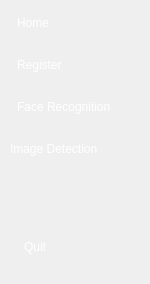
     <widget class="QWidget" name="left_bar" native="true">
      <property name="minimumSize">
       <size>
        <width>0</width>
        <height>0</height>
       </size>
      </property>
      <property name="maximumSize">
       <size>
        <width>150</width>
        <height>16777215</height>
       </size>
      </property>
      <property name="styleSheet">
       <string notr="true">background-color:&quot;#1F2940&quot;;</string>
      </property>
      <layout class="QVBoxLayout" name="verticalLayout">
       <property name="leftMargin">
        <number>5</number>
       </property>
       <property name="topMargin">
        <number>0</number>
       </property>
       <property name="rightMargin">
        <number>5</number>
       </property>
       <item alignment="Qt::AlignLeft|Qt::AlignTop">
        <widget class="QWidget" name="widget_3" native="true">
         <property name="sizePolicy">
          <sizepolicy hsizetype="Preferred" vsizetype="Expanding">
           <horstretch>0</horstretch>
           <verstretch>0</verstretch>
          </sizepolicy>
         </property>
         <layout class="QVBoxLayout" name="verticalLayout_2">
          <property name="spacing">
           <number>7</number>
          </property>
          <property name="leftMargin">
           <number>2</number>
          </property>
          <property name="topMargin">
           <number>5</number>
          </property>
          <property name="rightMargin">
           <number>2</number>
          </property>
          <property name="bottomMargin">
           <number>9</number>
          </property>
          <item>
           <widget class="QPushButton" name="home">
            <property name="minimumSize">
             <size>
              <width>0</width>
              <height>35</height>
             </size>
            </property>
            <property name="styleSheet">
             <string notr="true">QPushButton{
background-color: &quot;#2B5DFF&quot;;
border-style:none;
padding:10;
font: 75 9pt &quot;Arial&quot;;
color: rgb(255, 255, 255);
border-radius:4;
text-align:left;
}
QPushButton:hover{
background-color: rgb(42, 57, 88);
}</string>
            </property>
            <property name="text">
             <string>Home</string>
            </property>
            <property name="icon">
             <iconset>
              <normaloff>../../Untitled82_20240401042441.png</normaloff>../../Untitled82_20240401042441.png</iconset>
            </property>
           </widget>
          </item>
          <item>
           <widget class="QPushButton" name="register_3">
            <property name="minimumSize">
             <size>
              <width>0</width>
              <height>35</height>
             </size>
            </property>
            <property name="styleSheet">
             <string notr="true">QPushButton{border-style:none;
padding:10;
font: 75 9pt &quot;Arial&quot;;
color: rgb(255, 255, 255);
border-radius:5;
text-align:left;

}
QPushButton:hover{
background-color: rgb(42, 57, 88);
}</string>
            </property>
            <property name="text">
             <string>Register</string>
            </property>
            <property name="icon">
             <iconset>
              <normaloff>../../Untitled82_20240401041801.png</normaloff>../../Untitled82_20240401041801.png</iconset>
            </property>
           </widget>
          </item>
          <item>
           <widget class="QPushButton" name="face_recognition">
            <property name="minimumSize">
             <size>
              <width>0</width>
              <height>35</height>
             </size>
            </property>
            <property name="styleSheet">
             <string notr="true">QPushButton{border-style:none;
padding:10;
font: 75 9pt &quot;Arial&quot;;
color: rgb(255, 255, 255);
border-radius:5;
text-align:left;
}
QPushButton:hover{
background-color: rgb(42, 57, 88);
}</string>
            </property>
            <property name="text">
             <string>Face Recognition</string>
            </property>
            <property name="icon">
             <iconset>
              <normaloff>../../Untitled82_20240401041259.png</normaloff>../../Untitled82_20240401041259.png</iconset>
            </property>
           </widget>
          </item>
          <item>
           <widget class="QPushButton" name="about">
            <property name="minimumSize">
             <size>
              <width>0</width>
              <height>35</height>
             </size>
            </property>
            <property name="styleSheet">
             <string notr="true">QPushButton{border-style:none;
padding:3;
font: 75 9pt &quot;Arial&quot;;
color: rgb(255, 255, 255);
border-radius:5;
text-align:left;
}
QPushButton:hover{
background-color: rgb(42, 57, 88);
}</string>
            </property>
            <property name="text">
             <string>Image Detection</string>
            </property>
            <property name="icon">
             <iconset>
              <normaloff>images/info.PNG</normaloff>images/info.PNG</iconset>
            </property>
            <property name="iconSize">
             <size>
              <width>28</width>
              <height>28</height>
             </size>
            </property>
           </widget>
          </item>
         </layout>
        </widget>
       </item>
       <item>
        <spacer name="verticalSpacer">
         <property name="orientation">
          <enum>Qt::Vertical</enum>
         </property>
         <property name="sizeHint" stdset="0">
          <size>
           <width>20</width>
           <height>40</height>
          </size>
         </property>
        </spacer>
       </item>
       <item alignment="Qt::AlignBottom">
        <widget class="QWidget" name="widget_4" native="true">
         <layout class="QHBoxLayout" name="horizontalLayout_2">
          <item>
           <widget class="QPushButton" name="pushButton_5">
            <property name="styleSheet">
             <string notr="true">border-style:none;
padding:10;
font: 75 9pt &quot;Arial&quot;;
color: rgb(255, 255, 255);
text-align:left;
</string>
            </property>
            <property name="text">
             <string>Quit</string>
            </property>
            <property name="icon">
             <iconset>
              <normaloff>images/setting.PNG</normaloff>images/setting.PNG</iconset>
            </property>
            <property name="iconSize">
             <size>
              <width>18</width>
              <height>18</height>
             </size>
            </property>
           </widget>
          </item>
         </layout>
        </widget>
       </item>
      </layout>
     </widget>
